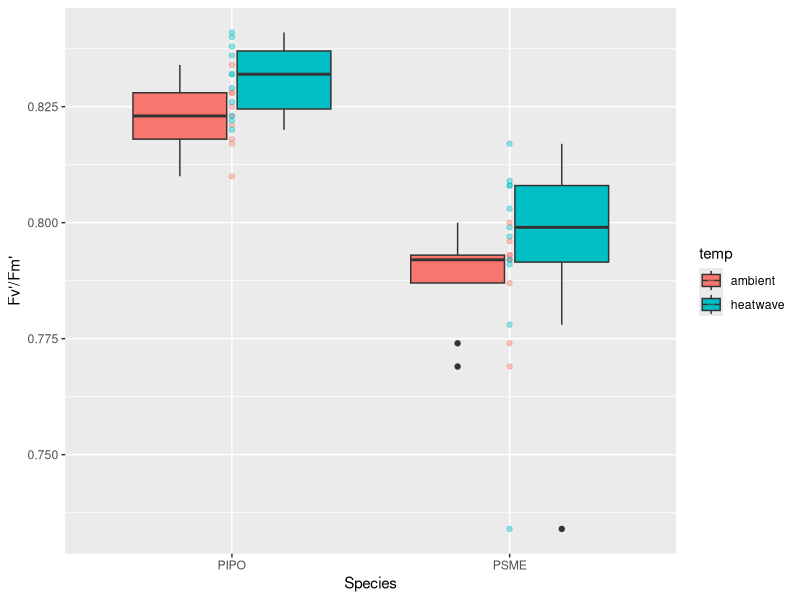
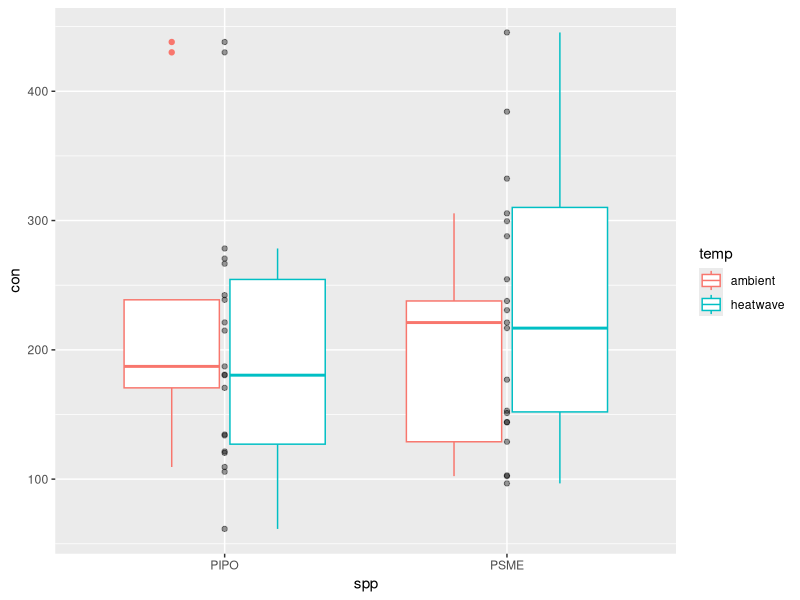

Write R code to recreate these figures, in order.
library(tidyverse)

pipo_072125 <- read_csv("data/Experiment/Raw/PIPO_Phys_07212025.csv") %>% 
  transmute(tree = TreeID, con = Conductance_mmol_m2s, fl = Fv_Fm_light/1000)
psme_072125 <- read_csv("data/Experiment/Raw/PSME_Phys_07212025.csv") %>% 
  transmute(tree = TreeID, con = Conductance_mmol_m2s, fl = Fv_Fm_light/1000)


phys <- rbind(pipo_072125, psme_072125) %>% 
  mutate(spp = str_sub(tree, 1, 4),
         id = str_sub(tree, 5, 6)) %>% 
  mutate(temp = case_when(id <= 30 ~ "ambient",
                          .default = "heatwave"))

ggplot(data = phys, aes(x = spp, y = fl))+
  geom_boxplot(aes(fill = temp))+
  geom_point(alpha = 0.4, aes(color = temp))+
  labs(x = "Species", y = "Fv'/Fm'")

ggplot(data = phys, aes(x = spp, y = con))+
  geom_boxplot(aes(color = temp))+
  geom_point(alpha = 0.4)

 TukeyHSD(aov(fl ~ spp*temp, phys))
